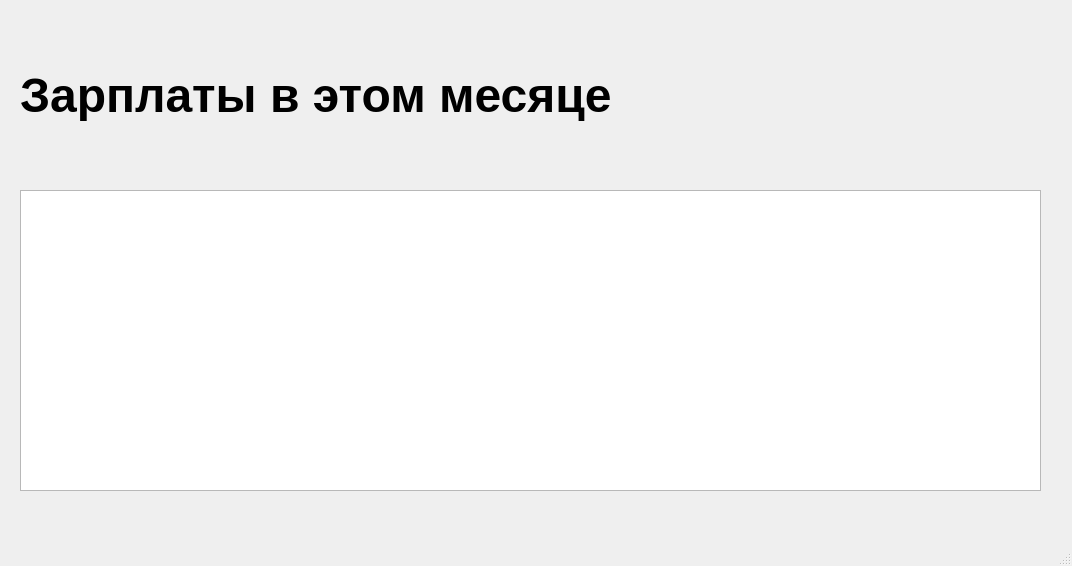
<?xml version="1.0" encoding="UTF-8"?>
<ui version="4.0">
 <class>SalaryWindow</class>
 <widget class="QMainWindow" name="SalaryWindow">
  <property name="geometry">
   <rect>
    <x>0</x>
    <y>0</y>
    <width>1072</width>
    <height>566</height>
   </rect>
  </property>
  <property name="windowTitle">
   <string>MainWindow</string>
  </property>
  <widget class="QWidget" name="centralwidget">
   <widget class="QTableView" name="tableView">
    <property name="geometry">
     <rect>
      <x>20</x>
      <y>190</y>
      <width>1021</width>
      <height>301</height>
     </rect>
    </property>
   </widget>
   <widget class="QLabel" name="label">
    <property name="geometry">
     <rect>
      <x>20</x>
      <y>70</y>
      <width>961</width>
      <height>51</height>
     </rect>
    </property>
    <property name="font">
     <font>
      <pointsize>36</pointsize>
      <weight>75</weight>
      <bold>true</bold>
     </font>
    </property>
    <property name="text">
     <string>Зарплаты в этом месяце</string>
    </property>
   </widget>
  </widget>
  <widget class="QMenuBar" name="menubar">
   <property name="geometry">
    <rect>
     <x>0</x>
     <y>0</y>
     <width>1072</width>
     <height>21</height>
    </rect>
   </property>
  </widget>
  <widget class="QStatusBar" name="statusbar"/>
 </widget>
 <resources/>
 <connections/>
</ui>
